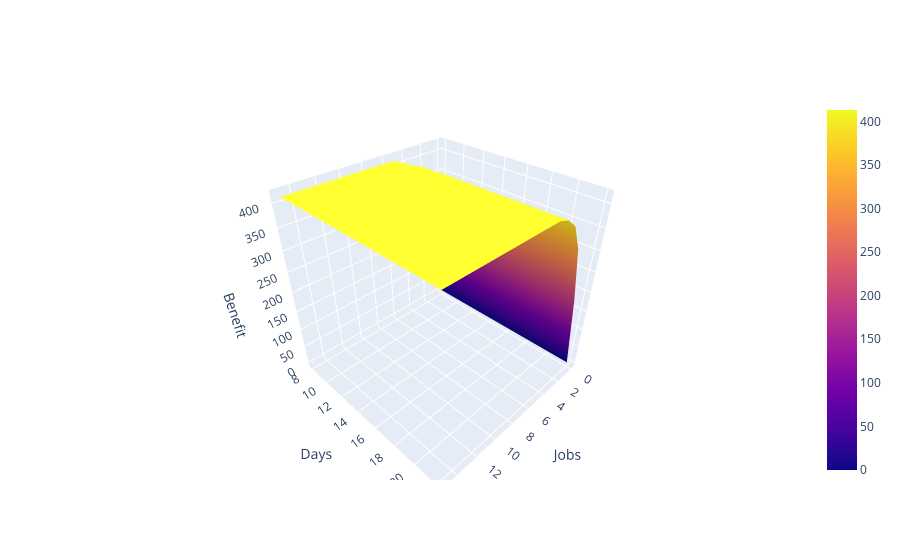

This figure's notebook cell:
### Code cell
Z = np.array(points[:,2]).reshape(15,15+1)

X = np.linspace(22, 8, 15)
Y = np.linspace(15, 0, 15 +1)
X, Y = np.meshgrid(Y, X)

print(X)
print(Y)
print(Z)


fig = go.Figure(data=[go.Surface(x=X, y=Y, z=Z)])
fig.update_layout(scene=dict(xaxis_title="Jobs", yaxis_title="Days", zaxis_title="Benefit"))
fig.show()

### Figure 1 — Plotly figure (JSON) as saved in the notebook; plotly's stock layout.template omitted (floating-point values rounded to 4 significant figures; data arrays with more than 128 entries replaced by an {"elided": "..."} marker saying what was removed)
{"data": [{"type": "surface", "x": {"elided": "15x16 int values"}, "y": {"elided": "15x16 int values"}, "z": {"elided": "15x16 int values"}}], "layout": {"scene": {"xaxis": {"title": {"text": "Jobs"}}, "yaxis": {"title": {"text": "Days"}}, "zaxis": {"title": {"text": "Benefit"}}}}}
